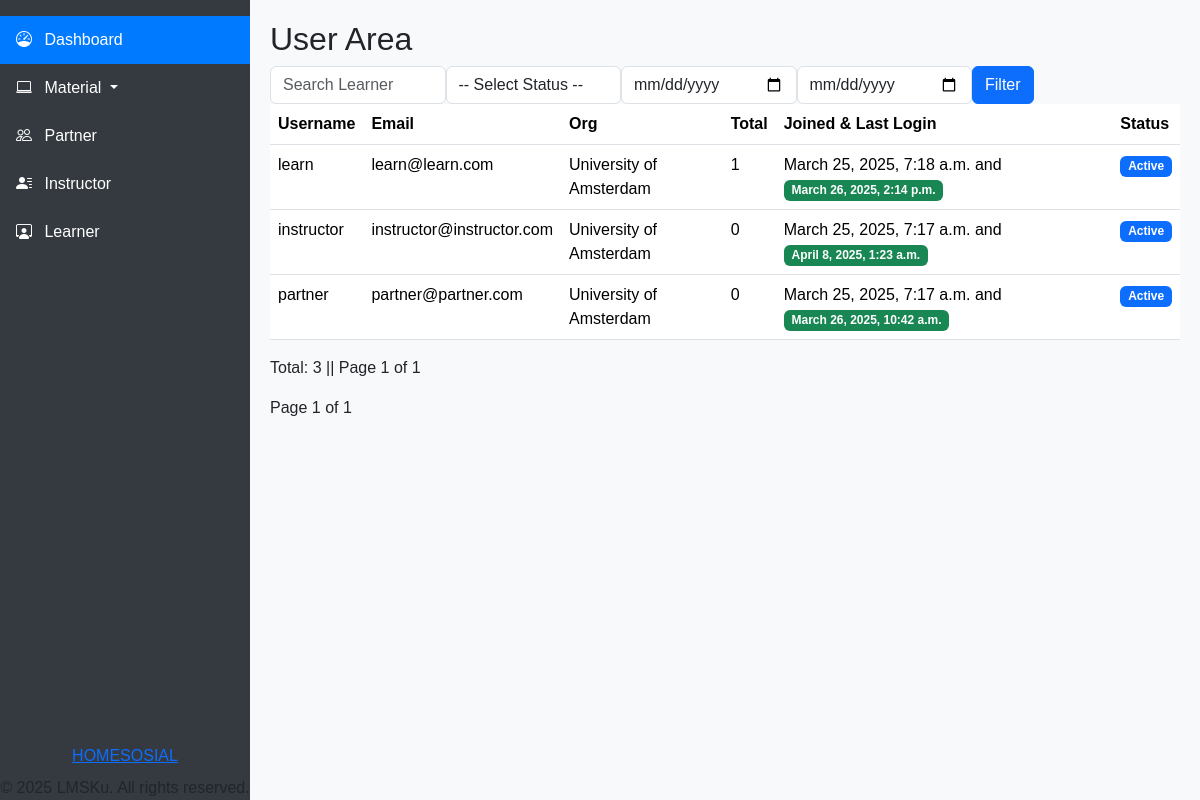
Page /all-user/ (signed in) on the earlier database version.
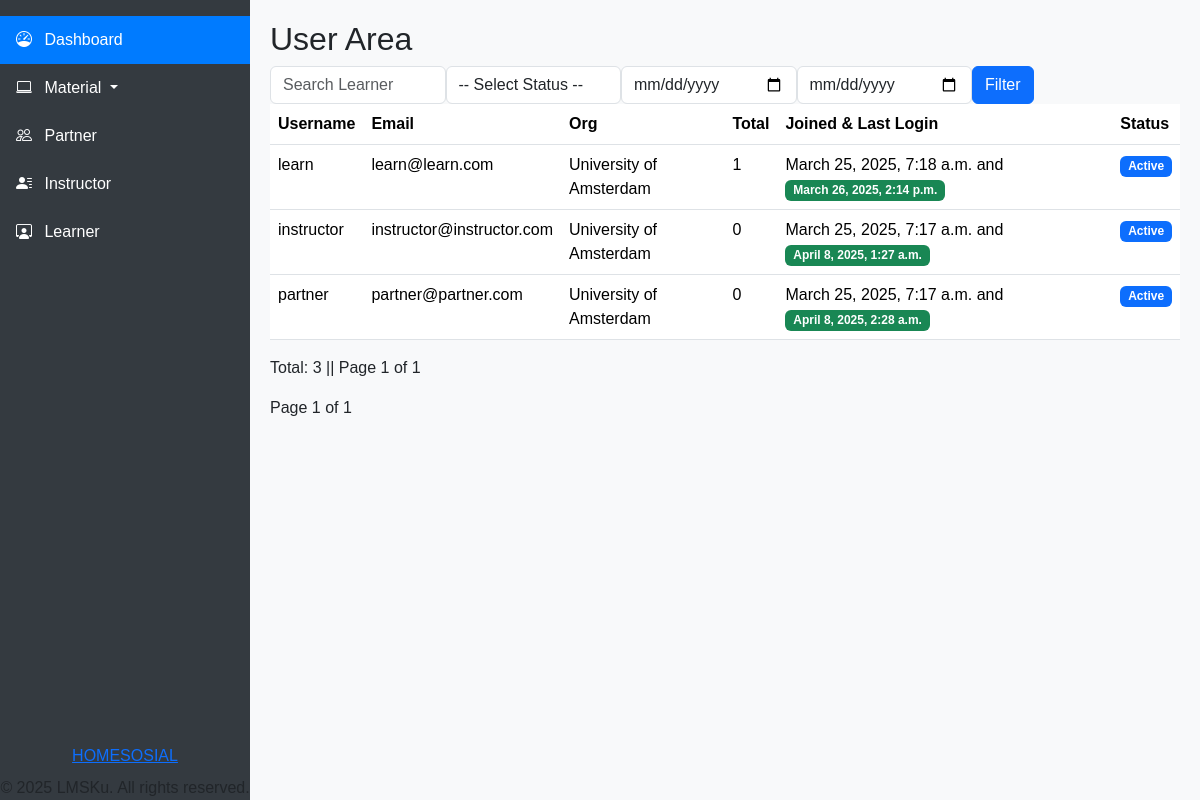
Same page on the later database version.
### authentication/models.py (models this page shows, shortened)
class CustomUser(AbstractUser):
    gen = {
        "male":"male",
        "female":"female",
    }
    edu = {
        "Basic":"Basic",
        "Secondary":"Secondary",
        "Higher":"Higher",
        "Diploma":"Diploma",
        "Bachelor's":"Bachelor",
        "Master":"Master",
        "Doctorate":"Doctorate",
    }
    email = models.EmailField(_("email address"), unique=True)  # Menambahkan unique=True
    phone = models.CharField(max_length=20, blank=True, null=True)
    gender = models.CharField(max_length=10, choices=[('M', 'Male'), ('F', 'Female')], blank=True, null=True)
    country = models.CharField(max_length=100, blank=True, null=True)
    birth = models.DateField(null=True, blank=True)
    photo = models.ImageField(upload_to='profile_pics/', blank=True, null=True)
    address = models.TextField(blank=True, null=True)
    hobby = models.CharField(_("hobby"), max_length=150, blank=True)
    education = models.CharField(_("education"), max_length=10, choices=edu,blank=True)
    gender = models.CharField(_("gender"), max_length=8, choices=gen,blank=True)
    university = models.ForeignKey(Universiti, on_delete=models.CASCADE, blank=True, null=True, verbose_name=_("university"))
    tiktok = models.CharField(_("tiktok"), max_length=200, blank=True)
    youtube = models.CharField(_("youtube"), max_length=200, blank=True)
    facebook = models.CharField(_("facebook"), max_length=200, blank=True)
    instagram = models.CharField(_("instagram"), max_length=200, blank=True)
    linkedin = models.CharField(_("linkedin"), max_length=200, blank=True)
    twitter = models.CharField(_("twitter"), max_length=200, blank=True)
    is_member = models.BooleanField(_("member status"), default=False, help_text=_("Designates whether the user can log into this admin member."))
    is_subscription = models.BooleanField(_("subscription status"), default=False, help_text=_("Designates whether the user can log into this admin subscription."))
    is_instructor = models.BooleanField(_("instructor status"), default=False, help_text=_("Designates whether the user can log into this admin instructor."))
    is_partner = models.BooleanField(_("partner status"), default=False, help_text=_("Designates whether the user can log into this admin partner."))
    is_audit = models.BooleanField(_("audit status"), default=False, help_text=_("Designates whether the user can log into this admin audit."))
    is_learner = models.BooleanField(_("learner status"), default=True, help_text=_("Designates whether the user can log into this admin learner."))
    is_note = models.BooleanField(_("note status"), default=False, help_text=_("Designates whether the user can log into this admin note."))
    EMAIL_FIELD = "email"
    USERNAME_FIELD = "email"
    REQUIRED_FIELDS = ["username"]

class Universiti(models.Model):
    name = models.CharField(max_length=200, blank=True, null=True)
    slug = models.SlugField(unique=True)
    location = models.CharField(max_length=100, blank=True, null=True)
    def __str__(self):
        return self.name

### authentication/views.py (the view)
# urls.py: path('all-user/',views.all_user,name='all-user'),
@login_required
@ratelimit(key='ip', rate='100/h')
def all_user(request):
    if not request.user.is_authenticated:
        return redirect("/login/?next=%s" % request.path)
    if request.user.is_superuser:
        users = CustomUser.objects.all().order_by('-date_joined')
    elif request.user.is_partner:
        if request.user.university:
            users = CustomUser.objects.filter(
                university=request.user.university,
                is_superuser=False
            ).order_by('-date_joined')
        else:
            return HttpResponseForbidden("You are not associated with any university.")
    else:
        users = CustomUser.objects.filter(id=request.user.id).order_by('-date_joined')
    search_query = request.GET.get('search', '').strip()
    status_filter = request.GET.get('status', '').strip()
    date_from = request.GET.get('date_from', '').strip()
    date_to = request.GET.get('date_to', '').strip()
    page_number = request.GET.get('page', 1)
    if search_query:
        users = users.filter(
            Q(username__icontains=search_query) |
            Q(email__icontains=search_query) |
            Q(first_name__icontains=search_query)
        )
    if status_filter:
        if status_filter == 'active':
            users = users.filter(is_active=True)
        elif status_filter == 'inactive':
            users = users.filter(is_active=False)
    if date_from:
        users = users.filter(date_joined__gte=date_from)
    if date_to:
        users = users.filter(date_joined__lte=date_to)
    users = users.annotate(total_courses=Count('enrollments'))
    total_user_count = users.count()
    paginator = Paginator(users, 10)  # Show 10 users per page
    page_obj = paginator.get_page(page_number)
    context = {
        'users': page_obj,
        'search_query': search_query,
        'total_user_count': total_user_count,
        'status_filter': status_filter,
        'date_from': date_from,
        'date_to': date_to,
    }
    return render(request, 'authentication/all_user.html', context)

### templates/authentication/all_user.html (shortened to what this page needs)
{% extends 'home/tes.html' %}
{% block content %}
                <h1 class="h2">User Area</h1>
                {% if request.user.is_superuser or request.user.is_partner %}
                <div class="table-responsive">
                <div class="btn-toolbar mb-2 mb-md-0">
                    <form class="d-flex" method="get">
                        <input class="form-control mr-0" type="search" value="{{ request.GET.search }}" name="search" placeholder="Search Learner" aria-label="Search">
                        <select name="status" class="form-control">
                            <option value="">-- Select Status --</option>
                        </select>
                        <input type="date" class="form-control" name="date_from" value="{{ request.GET.date_from }}" placeholder="Date From">
                        <input type="date" class="form-control" name="date_to" value="{{ request.GET.date_to }}" placeholder="Date To">
                        <button class="btn btn-primary" type="submit">Filter</button>
                    </form>
                </div>
                {% endif %}
                <table class="table table-hover">
                    <thead>
                        <tr>
                            <th>Username</th>
                            <th>Email</th>
                            <th>Org</th>
                            <th scope="col">Total</th>
                            <th>Joined & Last Login</th>
                            {% if request.user.is_superuser %}
                            <th>Admin</th>
                            <th>Staff</th>
                            <th>Partner</th>
                            <th>Instructor</th>
                            <th>Status</th>
                            {% elif request.user.is_partner %}
                            <th>Status</th>
                            {% endif %}
                        </tr>
                    </thead>
                    <tbody>
                        {% for user in users %}
                        <tr>
                            <td><a class="dropdown-item" href="{% url 'authentication:user_detail' user.id %}">{{ user.username }}</a></td>
                            <td>{{ user.email }}</td>
                            <td>{{ user.university }}</td>
                            <td>{{ user.total_courses }}</td>
                            <td>{{ user.date_joined }} and <span class="badge bg-success">{{ user.last_login }}</span></td>
                            {% if request.user.is_superuser %}
                            <td>
                                {% if user.is_superuser %}
                                    <span class="badge bg-success"><i class="bi bi-check" aria-hidden="true"></i></span>
                                {% else %}
                                    <span class="badge bg-danger"><i class="bi bi-x" aria-hidden="true"></i></span>
                                {% endif %}
                            </td>
                            <td>
                                {% if user.is_staff %}
                                    <span class="badge bg-success"><i class="bi bi-check" aria-hidden="true"></i></span>
                                {% else %}
                                    <span class="badge bg-danger"><i class="bi bi-x" aria-hidden="true"></i></span>
                                {% endif %}
                            </td>
                            <td>
                                {% if user.is_partner %}
                                    <span class="badge bg-success"><i class="bi bi-check" aria-hidden="true"></i></span>
                                {% else %}
                                    <span class="badge bg-danger"><i class="bi bi-x" aria-hidden="true"></i></span>
                                {% endif %}
                            </td>
                            <td>
                                {% if user.is_instructor %}
                                    <span class="badge bg-success"><i class="bi bi-check" aria-hidden="true"></i></span>
                                {% else %}
                                    <span class="badge bg-danger"><i class="bi bi-x" aria-hidden="true"></i></span>
                                {% endif %}
                            </td>
                            <td>
                                {% if user.is_active %}
                                    <span class="badge bg-primary">Active</span>
                                {% else %}
                                    <span class="badge bg-warning text-dark">Inactive</span>
                                {% endif %}
                            </td>
                            {% elif request.user.is_partner %}
                            <td>
                                {% if user.is_active %}
                                    <span class="badge bg-primary">Active</span>
                                {% else %}
                                    <span class="badge bg-warning text-dark">Inactive</span>
                                {% endif %}
                            </td>
                            {% endif %}
                        </tr>
                        {% endfor %}
                    </tbody>
                </table>
                </div>
                {% if request.user.is_superuser or request.user.is_partner %}
                <p>Total: {{ total_user_count }} || Page {{ users.number }} of {{ users.paginator.num_pages }}</p>
                <div class="row">
                    <nav aria-label="Page navigation example">
                        <div>
                            <span>Page {{ users.number }} of {{ users.paginator.num_pages }}</span>
                        </div>
                    </nav>
                </div>
                {% endif %}
{% endblock %}

### templates/home/tes.html (shortened to what this page needs)
{% load static %}
<!DOCTYPE html>
<html lang="id">
<head>
    <link href="https://cdn.jsdelivr.net/npm/bootstrap@5.3.3/dist/css/bootstrap.min.css" rel="stylesheet">
    <link rel="stylesheet" href="https://cdn.jsdelivr.net/npm/bootstrap-icons@1.11.3/font/bootstrap-icons.min.css">
    <link rel="stylesheet" href="https://cdnjs.cloudflare.com/ajax/libs/font-awesome/6.5.1/css/all.min.css">
    <link rel="stylesheet" href="https://cdnjs.cloudflare.com/ajax/libs/select2/4.0.13/css/select2.min.css">
</head>
<body>
    <nav class="sidebar" id="sidebarMenu">
        <div class="sidebar-content flex-grow-1 overflow-auto">
            {% if user.is_authenticated %}
                <ul class="nav flex-column">
                    {% if user.is_partner %}
                        <li class="nav-item">
                            <a class="nav-link active" href="{% url 'authentication:dasbord' %}">
                                <i class="bi bi-speedometer me-2"></i> Dashboard
                            </a>
                        </li>
                        <li class="nav-item dropdown">
                            <a class="nav-link dropdown-toggle" href="#" data-bs-toggle="dropdown">
                                <i class="bi bi-laptop me-2"></i> Material
                            </a>
                        </li>
                        <li class="nav-item">
                            <a class="nav-link" href="{% url 'courses:partner_view' %}">
                                <i class="bi bi-people me-2"></i> Partner
                            </a>
                        </li>
                        <li class="nav-item">
                            <a class="nav-link" href="{% url 'courses:instructor_view' %}">
                                <i class="bi bi-person-lines-fill me-2"></i> Instructor
                            </a>
                        </li>
                        <li class="nav-item">
                            <a class="nav-link" href="{% url 'authentication:all-user' %}">
                                <i class="bi bi-person-workspace me-2"></i> Learner
                            </a>
                        </li>
                    {% endif %}
                </ul>
            {% endif %}
        </div>
        <div class="sidebar-footer text-center">
            <div class="d-flex justify-content-center mb-2">
                <a href="{% url 'authentication:home' %}" class="footer-link">HOME</a>
                <a href="{% url 'courses:create_and_list_sos_posts' %}" class="footer-link">SOSIAL</a>
            </div>
            <p class="mb-0">© 2025 LMSKu. All rights reserved.</p>
        </div>
    </nav>
    <div class="main-content">
        {% block content %}
        {% endblock %}
    </div>
</body>
</html>

### templates/home/tes.html (style rules this page uses)
body { font-family: 'Poppins', sans-serif; min-height: 100vh; background-color: #f8f9fa; }
.sidebar { height: 100vh; position: fixed; top: 0; left: 0; width: 250px; background-color: #343a40; padding-top: 1rem; display: flex; flex-direction: column; transition: all 0.3s ease; z-index: 1030; }
.sidebar .nav-link { color: white; padding: 0.75rem 1rem; transition: background-color 0.3s; }
.sidebar .nav-link.active { background-color: #007bff; }
.main-content { margin-left: 250px; padding: 20px; }
@media (min-width: 992px) { .sidebar { left: 0 !important; } }

Differences in the rows shown:
changed CustomUser "instructor": last_login "April 8, 2025, 1:23 a.m." → "April 8, 2025, 1:27 a.m."
changed CustomUser "partner": last_login "March 26, 2025, 10:42 a.m." → "April 8, 2025, 2:28 a.m."
